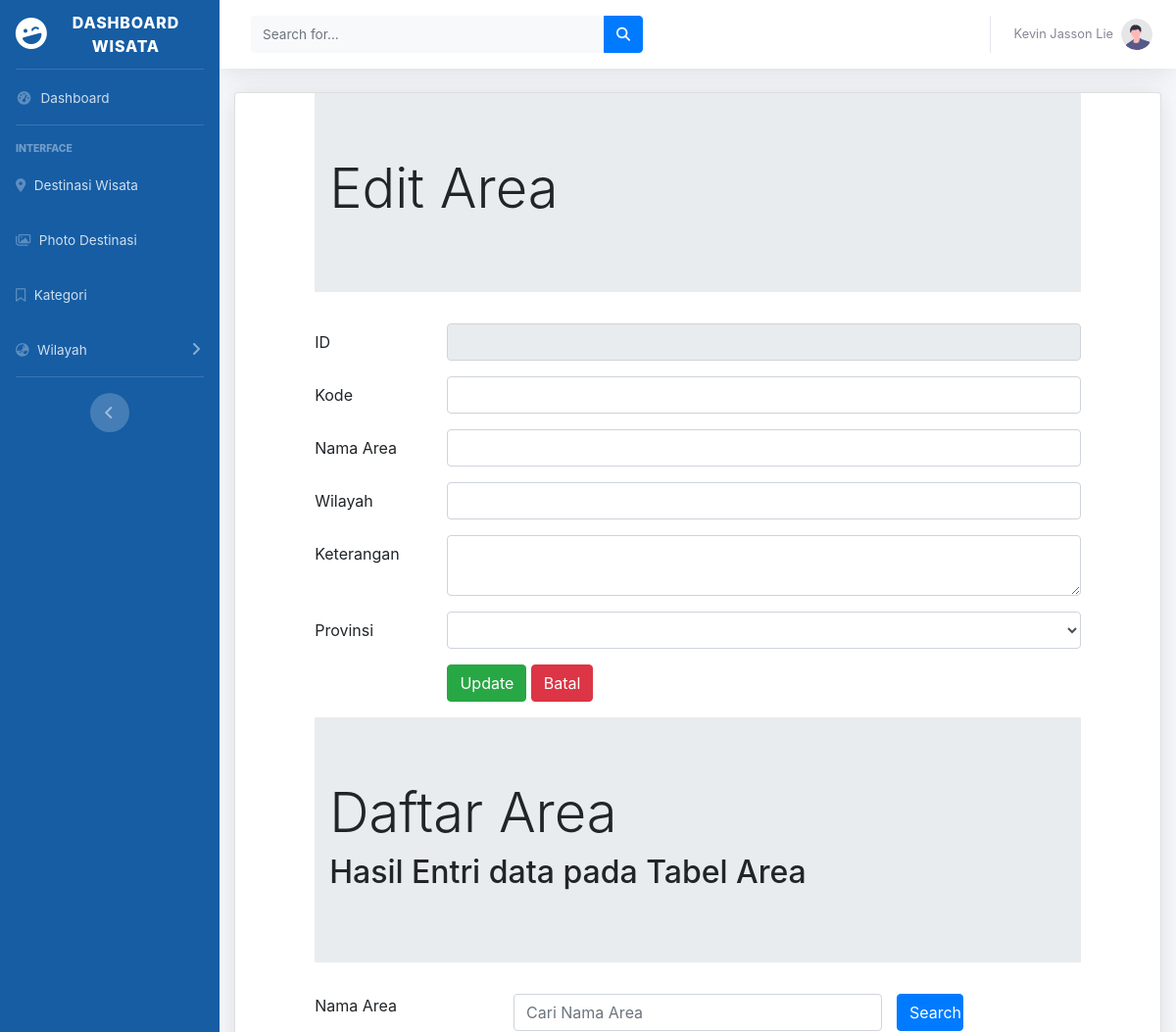
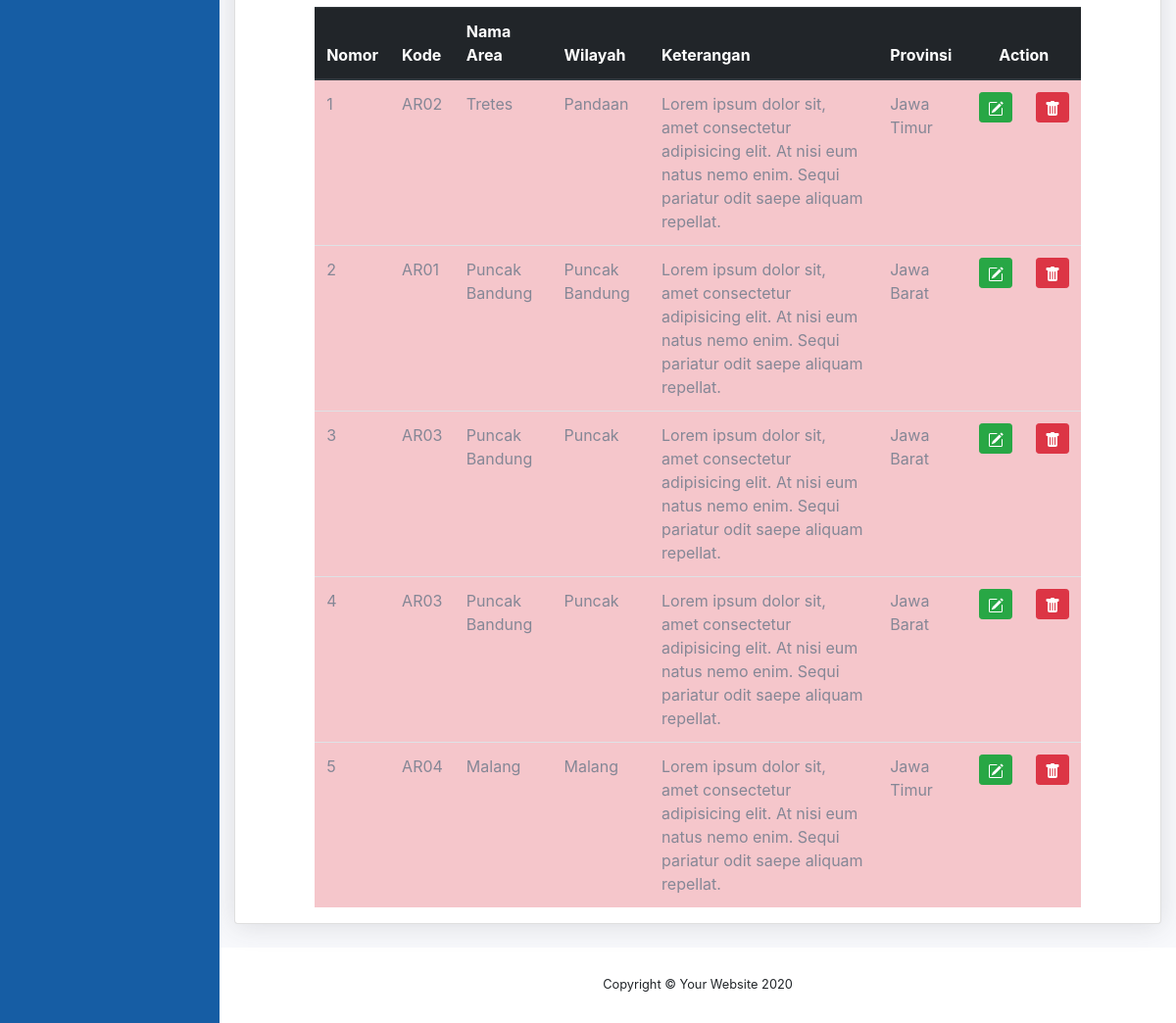
/ADMIN/areaedit.php (signed in), run on the app's committed database (2 pictures, top to bottom).
### tables this page shows
CREATE TABLE `area` (
  `areaID` int(4) NOT NULL,
  `areaKODE` varchar(50) NOT NULL,
  `areaNAMA` char(35) NOT NULL,
  `areaWILAYAH` char(35) NOT NULL,
  `areaKET` varchar(255) NOT NULL,
  `provinsiID` char(2) NOT NULL
);

CREATE TABLE `provinsi` (
  `provinsiID` int(11) NOT NULL,
  `provinsiKODE` varchar(50) NOT NULL,
  `provinsiNAMA` varchar(255) NOT NULL,
  `provinsiALAMAT` varchar(255) NOT NULL,
  `provinsiKET` text NOT NULL
);

### ADMIN/areaedit.php (the view, shortened to what this page needs)
<!DOCTYPE html>
<html lang="en">
<head>
</head>
<?php include "header.php";?>
<div class="container-fluid">
<div class="card shadow mb-4">
<?php
include "includes/config.php";
$areaid = $_GET['ubah'];
$dataprovinsi   = mysqli_query($connection, "SELECT * FROM provinsi");
$dataedit       = mysqli_query($connection, "SELECT * FROM area, provinsi
WHERE area.areaID = '$areaid'
AND area.provinsiID = provinsi.provinsiID");
$rowedit = mysqli_fetch_array($dataedit);
?>
<html lang="en">
<head>
    <link rel="stylesheet" type="text/css" href="https://cdnjs.cloudflare.com/ajax/libs/select2/4.0.3/css/select2.min.css">
    <link rel="stylesheet" type="text/css" href="css/bootstrap.min.css">
</head>
<div class="row">
<div class="col-sm-1">
</div>
<div class="col-sm-10">
  <div class="jumbotron jumbotron-fluid">
    <div class="container">
      <h1 class="display-4">Edit Area</h1>
    </div>
  </div>
  <form method="POST" enctype="multipart/form-data">
    <div class="form-group row">
      <label for="areaid" class="col-sm-2 col-form-label">ID</label>
      <div class="col-sm-10">
        <input type="text" class="form-control" id="areaid" name="areaid" value ="<?php echo $rowedit["areaID"]?>" disabled maxlength="4" required>
      </div>
    </div>
    <div class="form-group row">
      <label for="areakode" class="col-sm-2 col-form-label">Kode</label>
      <div class="col-sm-10">
        <input type="text" class="form-control" id="areakode" name="areakode" value ="<?php echo $rowedit["areaKODE"]?>" maxlength="4" required>
      </div>
    </div>
    <div class="form-group row">
      <label for="areanama" class="col-sm-2 col-form-label">Nama Area</label>
      <div class="col-sm-10">
        <input type="text" class="form-control" name="areanama" id="areanama" value ="<?php echo $rowedit["areaNAMA"]?>" required>
      </div>
    </div>
    <div class="form-group row">
      <label for="areawilayah" class="col-sm-2 col-form-label">Wilayah</label>
      <div class="col-sm-10">
        <input type="text" class="form-control" name="areawilayah" id="areawilayah" value ="<?php echo $rowedit["areaWILAYAH"]?>" required>
      </div>
    </div>
    <div class="form-group row">
      <label for="areaket" class="col-sm-2 col-form-label">Keterangan</label>
      <div class="col-sm-10">
        <textarea class="form-control" name="areaket" id="areaket" required><?php echo $rowedit["areaKET"]?></textarea>
      </div>
    </div>
    <div class="form-group row">
      <label for="provinsiid" class="col-sm-2 col-form-label">Provinsi</label>
    <div class="col-sm-10">
      <select class="form-control" id="provinsiid" name="provinsiid">
          <option value="<?php echo $rowedit["provinsiID"]?>"><?php echo $rowedit["provinsiID"]?>
            <?php echo $rowedit['provinsiNAMA']?></option>
          <?php while($row = mysqli_fetch_array($dataprovinsi))
          { ?>
              <option value="<?php echo $row["provinsiID"]?>">
              </option>
          <?php } ?>
      </select>
    </div>
    </div>
    <div class="form-group row">
      <div class="col-sm-2"></div>
      <div class="col-sm-10">
          <input type="submit" class="btn btn-success" value="Update" name="Edit">
          <input type="submit" class="btn btn-danger" value="Batal" name="Batal">
      </div>
    </div>
  </form>
</div>
<div class="col-sm-1">
</div>
</div>
<div class="row">
    <div class="col-sm-1"></div>
    <div class="col-sm-10">
        <div class="jumbotron jumbotron-fluid">
            <div class="container">
                <h1 class="display-4">Daftar Area</h1>
                <h2>Hasil Entri data pada Tabel Area</h2>
            </div>
        </div>
    <form method="POST">
        <div class="form-group row mb-2">
            <label for="search" class="col-sm-3">Nama Area</label>
            <div class="col-sm-6">
                <input type="text" name="search" class="form-control" id="search" value="<?php if(isset($_POST['search'])) {echo $_POST['search'];}?>" placeholder="Cari Nama Area">
            </div>
            <input type="submit" name="kirim" class="col-sm-1 btn btn-primary" value="Search">
        </div>
    </form>
    <table class="table table-hover table-danger">
        <thead class="thead-dark">
            <tr>
                <th>Nomor</th>
                <th>Kode</th>
                <th>Nama Area</th>
                <th>Wilayah</th>
                <th>Keterangan</th>
                <th>Provinsi</th>
                <th colspan="2" style="text-align: center">Action</th>
            </tr>
        </thead>
        <tbody>
        <?php
        if(isset($_POST["kirim"]))
        {
            $search = $_POST['search'];
            $query = mysqli_query($connection, "SELECT area.*, provinsi.provinsiNAMA FROM area, provinsi
                WHERE areaNAMA LIKE '%".$search."%'
                and area.provinsiID = provinsi.provinsiID");
        }else
            {
                $query = mysqli_query($connection, "SELECT area.*, provinsi.provinsiNAMA FROM area, provinsi
                WHERE area.provinsiID = provinsi.provinsiID");
            }
            $nomor = 1;
            while ($row = mysqli_fetch_array($query))
            { ?>
                <tr>
                    <td><?php echo $nomor;?></td>
                    <td><?php echo $row['areaKODE'];?></td>
                    <td><?php echo $row['areaNAMA'];?></td>
                    <td><?php echo $row['areaWILAYAH'];?></td>
                    <td><?php echo $row['areaKET'];?></td>
                    <td><?php echo $row['provinsiNAMA'];?></td>
<td>
<a href="areaedit.php?ubah=<?php echo $row["areaID"]?>"
  class="btn btn-success btn-sm" title="EDIT">
</a>
</td>
<td>
<a href="areahapus.php?hapus=<?php echo $row["areaID"]?>"
  class="btn btn-danger btn-sm" title="HAPUS">
</a>
</td>
                </tr>
            <?php $nomor = $nomor + 1;?>
            <?php } ?>
        </tbody>
    </table>
    </div>
    <div class="col-sm-1"></div>
</div>
</div>
</div>
<?php include "footer.php";?>
</html>

### data on the page
area: areaKODE "AR02", areaNAMA "Tretes", areaWILAYAH "Pandaan", areaKET "Lorem ipsum dolor sit, amet consectetur adipisicing elit. At nisi eum natus nemo enim. Sequi pariatur odit saepe aliquam repellat.", provinsiID.provinsiNAMA "Jawa Timur"
area: areaKODE "AR01", areaNAMA "Puncak Bandung", areaWILAYAH "Puncak Bandung", areaKET "Lorem ipsum dolor sit, amet consectetur adipisicing elit. At nisi eum natus nemo enim. Sequi pariatur odit saepe aliquam repellat.", provinsiID.provinsiNAMA "Jawa Barat"
area: areaKODE "AR03", areaNAMA "Puncak Bandung", areaWILAYAH "Puncak", areaKET "Lorem ipsum dolor sit, amet consectetur adipisicing elit. At nisi eum natus nemo enim. Sequi pariatur odit saepe aliquam repellat.", provinsiID.provinsiNAMA "Jawa Barat"
area: areaKODE "AR03", areaNAMA "Puncak Bandung", areaWILAYAH "Puncak", areaKET "Lorem ipsum dolor sit, amet consectetur adipisicing elit. At nisi eum natus nemo enim. Sequi pariatur odit saepe aliquam repellat.", provinsiID.provinsiNAMA "Jawa Barat"
area: areaKODE "AR04", areaNAMA "Malang", areaWILAYAH "Malang", areaKET "Lorem ipsum dolor sit, amet consectetur adipisicing elit. At nisi eum natus nemo enim. Sequi pariatur odit saepe aliquam repellat.", provinsiID.provinsiNAMA "Jawa Timur"
